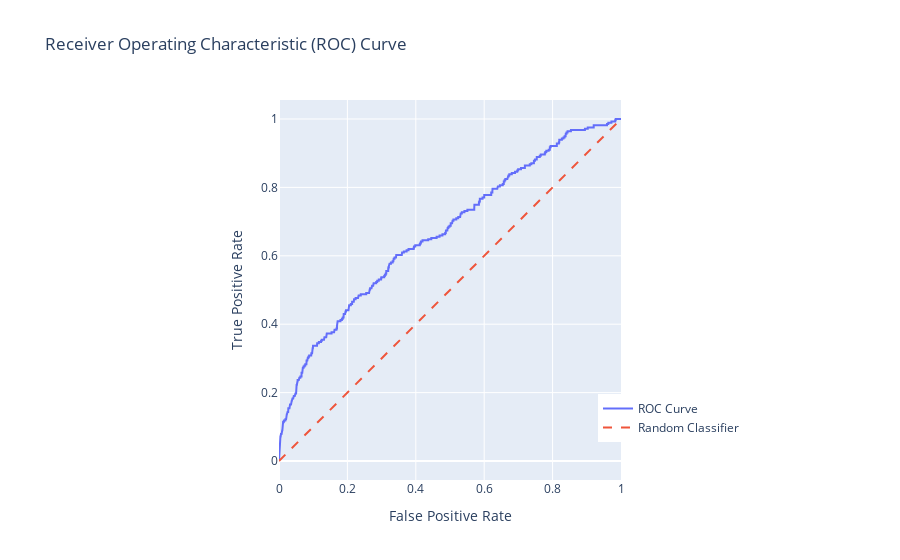

Notebook source saved alongside this figure:
### Code cell
fpr, tpr, thresholds = roc_curve(y_test, y_proba)
fig = go.Figure()
fig.add_trace(go.Scatter(x=fpr, y=tpr, mode='lines', name='ROC Curve'))
fig.add_trace(go.Scatter(x=[0, 1], y=[0, 1], mode='lines', name='Random Classifier', line=dict(dash='dash')))

fig.update_layout(
    title='Receiver Operating Characteristic (ROC) Curve',
    xaxis_title='False Positive Rate',
    yaxis_title='True Positive Rate',
    xaxis=dict(constrain='domain'),
    yaxis=dict(scaleanchor='x', scaleratio=1),
    legend=dict(x=0.7, y=0.1)
)

fig.show()

### Figure 1 — Plotly figure (JSON) as saved in the notebook; plotly's stock layout.template omitted (floating-point values rounded to 4 significant figures; data arrays with more than 128 entries replaced by an {"elided": "..."} marker saying what was removed)
{"data": [{"mode": "lines", "name": "ROC Curve", "type": "scatter", "x": {"elided": "491 float values"}, "y": {"elided": "491 float values"}}, {"line": {"dash": "dash"}, "mode": "lines", "name": "Random Classifier", "type": "scatter", "x": [0, 1], "y": [0, 1]}], "layout": {"legend": {"x": 0.7, "y": 0.1}, "title": {"text": "Receiver Operating Characteristic (ROC) Curve"}, "xaxis": {"constrain": "domain", "title": {"text": "False Positive Rate"}}, "yaxis": {"scaleanchor": "x", "scaleratio": 1, "title": {"text": "True Positive Rate"}}}}
